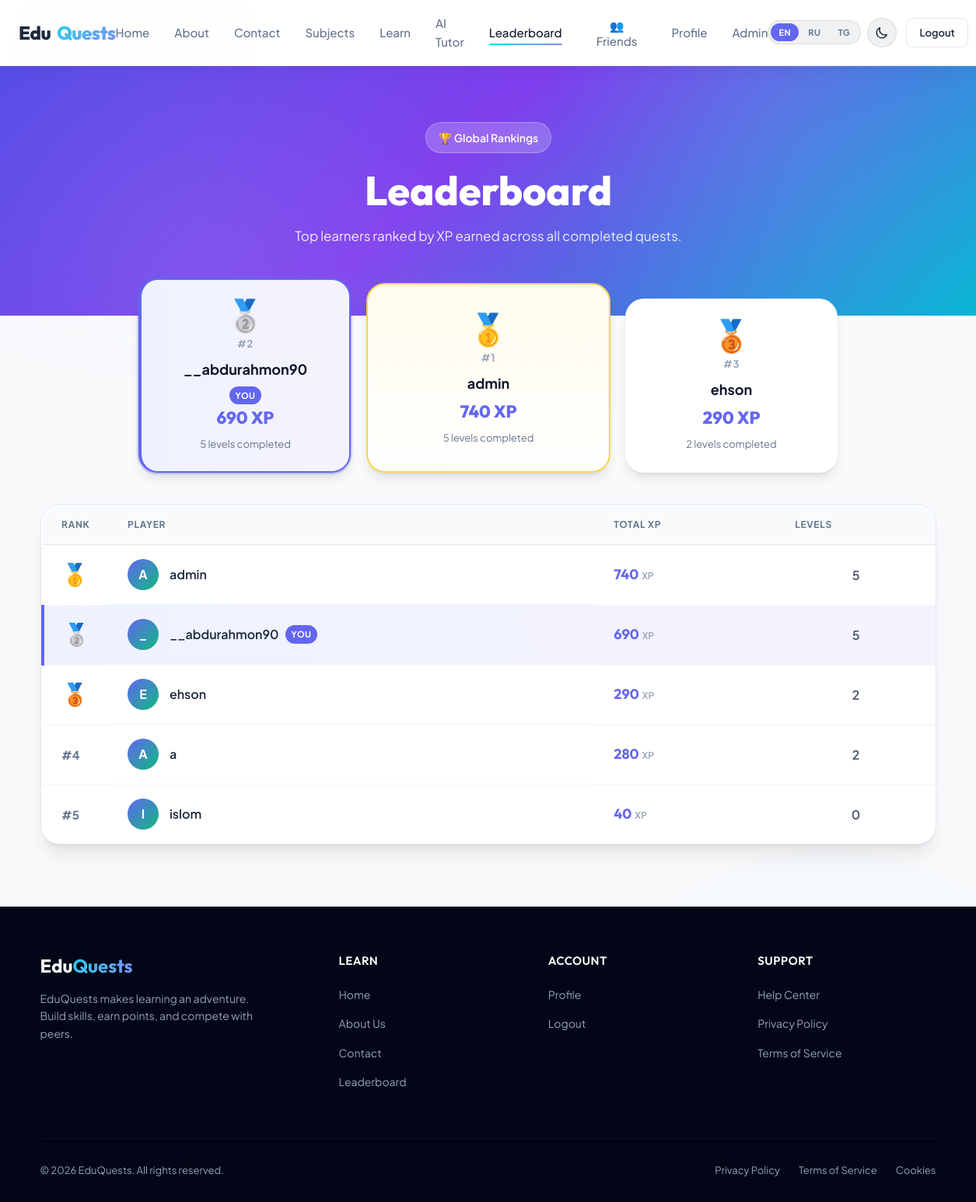
The app's page /leaderboard/ (signed in) with its own data.
### accounts/models.py (models this page shows, shortened)
class User(AbstractUser):
    email = models.EmailField(unique=True, null=False, blank=False)
    avatar = models.ImageField(upload_to="avatars/", blank=True, null=True)
    birth_date = models.DateField(blank=True, null=True)
    score = models.PositiveIntegerField(default=0)
    is_verified = models.BooleanField(default=False)
    otp_code = models.CharField(max_length=6, blank=True, null=True)
    otp_created_at = models.DateTimeField(blank=True, null=True)
    created_at = models.DateTimeField(auto_now_add=True)
    updated_at = models.DateTimeField(auto_now=True)
    USERNAME_FIELD = "email"
    REQUIRED_FIELDS = ["username"]

### gamification/views.py (the view, shortened to what this page needs)
# urls.py: path("leaderboard/", views.leaderboard, name="leaderboard"),
def leaderboard(request):
    stats = (
        UserProgress.objects.values("user_id", "user__username")
        .annotate(
            total_xp=Coalesce(Sum(ROW_XP), Value(0)),
            completed_levels=Count("pk", filter=Q(is_completed=True)),
        )
        .filter(total_xp__gt=0)
        .order_by("-total_xp", "user__username")[:10]
    )
    leaderboard_entries = []
    for rank, row in enumerate(stats, start=1):
        is_current = (
            request.user.is_authenticated
            and row["user_id"] == request.user.pk
        )
        leaderboard_entries.append(
            {
                "rank": rank,
                "username": row["user__username"],
                "total_xp": row["total_xp"],
                "completed_levels": row["completed_levels"],
                "is_current_user": is_current,
            }
        )
    current_user_entry = None
    current_user_in_top_ten = False
    if request.user.is_authenticated:
        for entry in leaderboard_entries:
            if entry["is_current_user"]:
                current_user_entry = entry
                current_user_in_top_ten = True
                break
    return render(
        request,
        "leaderboard.html",
        {
            "leaderboard": leaderboard_entries,
            "current_user_entry": current_user_entry,
            "show_current_user_footer": (
                request.user.is_authenticated
                and current_user_entry is not None
                and not current_user_in_top_ten
            ),
            "has_entries": bool(leaderboard_entries),
        },
    )

### accounts/context_processors.py (called while the page is built)
def eduquests_context(request):
    has_subjects = False
    subjects_url = '#'
    for url_name in ['subject_list', 'subjects', 'subjects:index', 'subjects:list']:
        try:
            subjects_url = reverse(url_name)
            has_subjects = True
            break
        except NoReverseMatch:
            continue
    return {
        'has_subjects_url': has_subjects,
        'subjects_url': subjects_url,
    }

### eduquests/context_processors.py (called while the page is built)
def i18n_theme_context(request):
    lang = getattr(request, "LANGUAGE_CODE", None) or request.session.get("django_language", "en")
    if lang not in SUPPORTED_LANGS:
        lang = "en"
    return {
        "current_language": lang,
        "supported_languages": SUPPORTED_LANGS,
        "lang_labels": LANG_LABELS,
    }

def admin_context(request):
    is_admin = False
    if request.user.is_authenticated:
        is_admin = request.user.is_staff or request.user.is_superuser
    return {
        "is_admin": is_admin,
    }

### eduquests/i18n_strings.py (called while the page is built)
def get_text(key: str, lang: str = "en") -> str:
    if lang not in SUPPORTED_LANGS:
        lang = "en"
    entry = STRINGS.get(key)
    if not entry:
        return key
    return entry.get(lang) or entry.get("en") or key

### eduquests/templatetags/tr_tags.py (called while the page is built)
@register.simple_tag(takes_context=True)
def tr(context, key):
    request = context.get("request")
    lang = "en"
    if request:
        lang = getattr(request, "LANGUAGE_CODE", None) or request.session.get("django_language", "en")
    return get_text(key, lang)

### friends/chat_services.py (called while the page is built)
def unread_count_for_room(room, user):
    state = ChatReadState.objects.filter(room=room, user=user).first()
    since = state.last_read_at if state else None
    qs = ChatMessage.objects.filter(room=room, is_deleted=False).exclude(sender=user)
    if since:
        qs = qs.filter(created_at__gt=since)
    return qs.count()

def unread_counts_by_friend_ids(user):
    rooms = ChatRoom.objects.filter(Q(user1=user) | Q(user2=user))
    result = {}
    for room in rooms:
        friend = room.other_user(user)
        result[friend.pk] = unread_count_for_room(room, user)
    return result

def total_unread_chat_count(user):
    return sum(unread_counts_by_friend_ids(user).values())

### friends/models.py (called while the page is built)
    def other_user(self, user):
        if self.user1_id == user.pk:
            return self.user2
        return self.user1

### template/leaderboard.html (shortened to what this page needs)
{% extends 'base.html' %}
{% load tr_tags %}
{% block main_content %}
<section class="leaderboard-hero page-enter">
  <div class="container leaderboard-hero-inner reveal">
    <div class="leaderboard-hero-badge">🏆 {% tr "leaderboard.badge" %}</div>
    <h1 class="leaderboard-hero-title">{% tr "leaderboard.title" %}</h1>
    <p class="leaderboard-hero-subtitle">{% tr "leaderboard.subtitle" %}</p>
  </div>
</section>
<section class="leaderboard-section">
  <div class="container">
    {% if has_entries %}
    {% if leaderboard|length >= 1 %}
    <div class="leaderboard-podium">
      {% for entry in leaderboard|slice:":3" %}
      <div class="podium-card podium-rank-{{ entry.rank }} reveal-scale hover-lift hover-glow{% if entry.is_current_user %} podium-you{% endif %}">
        <div class="podium-medal">{% if entry.rank == 1 %}🥇{% elif entry.rank == 2 %}🥈{% else %}🥉{% endif %}</div>
        <div class="podium-rank-label">#{{ entry.rank }}</div>
        <div class="podium-username">{{ entry.username }}</div>
        {% if entry.is_current_user %}<span class="lb-you-badge">{% tr "common.you" %}</span>{% endif %}
        <div class="podium-xp">{{ entry.total_xp }} XP</div>
        <div class="podium-levels">{{ entry.completed_levels }} {% tr "leaderboard.levels_done" %}</div>
      </div>
      {% endfor %}
    </div>
    {% endif %}
    <div class="leaderboard-table-wrap reveal hover-lift">
      <table class="leaderboard-table">
        <thead>
          <tr>
            <th scope="col">{% tr "leaderboard.rank" %}</th>
            <th scope="col">{% tr "leaderboard.player" %}</th>
            <th scope="col">{% tr "leaderboard.total_xp" %}</th>
            <th scope="col">{% tr "leaderboard.levels_col" %}</th>
          </tr>
        </thead>
        <tbody>
          {% for entry in leaderboard %}
          <tr class="leaderboard-row{% if entry.is_current_user %} leaderboard-row-you{% endif %}">
            <td class="lb-rank">
              {% if entry.rank == 1 %}<span class="lb-medal">🥇</span>
              {% elif entry.rank == 2 %}<span class="lb-medal">🥈</span>
              {% elif entry.rank == 3 %}<span class="lb-medal">🥉</span>
              {% else %}<span class="lb-rank-num">#{{ entry.rank }}</span>{% endif %}
            </td>
            <td class="lb-user">
              <span class="lb-avatar">{{ entry.username|first|upper }}</span>
              <span class="lb-username">{{ entry.username }}{% if entry.is_current_user %}<span class="lb-you-badge">{% tr "common.you" %}</span>{% endif %}</span>
            </td>
            <td class="lb-xp"><span class="lb-xp-value">{{ entry.total_xp }}</span><span class="lb-xp-label">XP</span></td>
            <td class="lb-levels">{{ entry.completed_levels }}</td>
          </tr>
          {% endfor %}
        </tbody>
      </table>
    </div>
    {% endif %}
  </div>
</section>
{% endblock %}

### static/css/theme.css (style rules this page uses)
[data-theme="light"] { --bg-app: #f8fafc; --bg-card: #ffffff; --bg-elevated: #ffffff; --text-primary: #0f172a; --text-secondary: #475569; --text-muted: #64748b; --border-color: #e2e8f0; --header-bg: rgba(255, 255, 255, 0.94); --header-text: #1e293b; --header-text-muted: #64748b; --header-text-hover: #0f172a; --header-border: rgba(15, 23, 42, 0.08); --header-control-bg: rgba(15, 23, 42, 0.06); --header-control-border: rgba(15, 23, 42, 0.1); --header-control-active: #6366f1; --header-shadow: 0 4px 20px rgba(15, 23, 42, 0.06); --mobile-nav-bg: #ffffff; }
body { background-color: var(--bg-app); color: var(--text-secondary); transition: background-color 0.25s ease, color 0.25s ease; }
h1, h2, h3, h4, h5, h6 { color: var(--text-primary); }

### static/css/animations.css (style rules this page uses)
.page-enter { animation: fadeInUp 0.65s cubic-bezier(0.22, 1, 0.36, 1) both; }
.reveal, .reveal-left, .reveal-right, .reveal-scale, .reveal-blur { will-change: transform, opacity; }
.reveal { opacity: 0; transform: translateY(36px); transition: opacity 0.75s cubic-bezier(0.22, 1, 0.36, 1), transform 0.75s cubic-bezier(0.22, 1, 0.36, 1); }
.reveal-scale { opacity: 0; transform: scale(0.9); transition: opacity 0.65s ease, transform 0.65s cubic-bezier(0.34, 1.45, 0.64, 1); }
.reveal.is-visible, .reveal-left.is-visible, .reveal-right.is-visible, .reveal-scale.is-visible, .reveal-blur.is-visible { opacity: 1; transform: none; filter: blur(0); }
.hover-lift { transition: transform 0.4s cubic-bezier(0.22, 1, 0.36, 1), box-shadow 0.4s ease, border-color 0.3s ease; }
.leaderboard-row { transition: transform 0.25s ease, background 0.25s ease; }
.podium-card { transition: transform 0.45s cubic-bezier(0.34, 1.56, 0.64, 1), box-shadow 0.4s ease; }
.podium-rank-1 { animation: floatSoft 4s ease-in-out infinite; }
.podium-rank-2 { animation: floatSoft 4.5s ease-in-out infinite 0.5s; }
.podium-rank-3 { animation: floatSoft 5s ease-in-out infinite 1s; }

### records on screen
User: rank "2", username "__abdurahmon90", you "YOU", total_xp "690", completed_levels "5", levels_done "levels completed", username|first "_"
User: rank "3", username "ehson", total_xp "290", completed_levels "2", levels_done "levels completed", username|first "E"

### other values on screen
{{ code|upper }} "EN" "RU" "TG"
{{ entry.rank }} "1"
{{ entry.username }} "admin"
{{ entry.total_xp }} "740"
{{ entry.completed_levels }} "5"
{{ entry.username|first|upper }} "A" "A" "I"
{{ entry.username }} "admin" "a" "islom"
{{ entry.total_xp }} "740" "280" "40"
{{ entry.completed_levels }} "5" "2" "0"
{{ entry.rank }} "4" "5"
